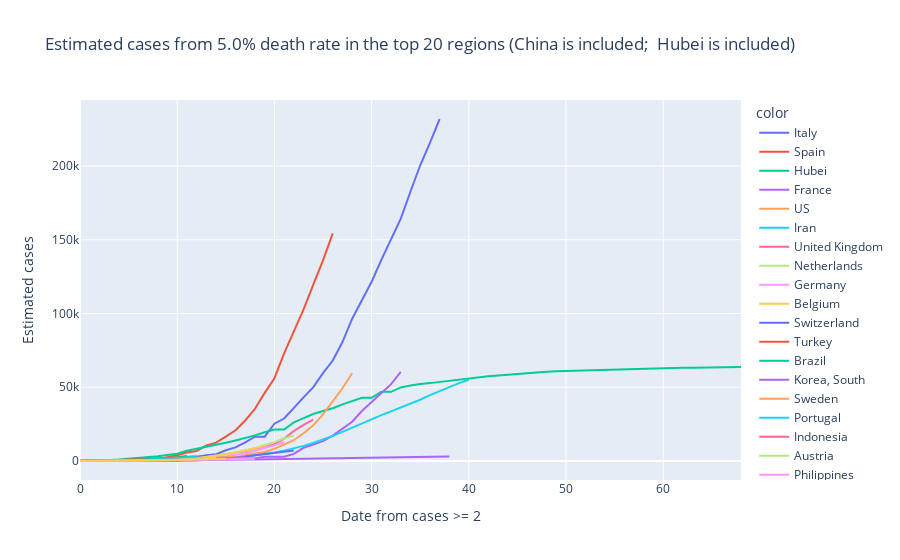

The code cell stored with this chart in its notebook:
### Code cell
PlotTrend_Esti_InA(Top = 20, China = True, Hubei = True, Start = 2, FR = 0.05)

### Figure 1 — Plotly figure (JSON) as saved in the notebook; plotly's stock layout.template omitted (floating-point values rounded to 4 significant figures)
{"data": [{"hoverlabel": {"namelength": 0}, "hovertemplate": "color=Italy<br>Date from cases >= 2=%{x}<br>Estimated cases=%{y}", "legendgroup": "Italy", "line": {"color": "#636efa", "dash": "solid"}, "mode": "lines", "name": "Italy", "showlegend": true, "type": "scatter", "x": [0, 1, 2, 3, 4, 5, 6, 7, 8, 9, 10, 11, 12, 13, 14, 15, 16, 17, 18, 19, 20, 21, 22, 23, 24, 25, 26, 27, 28, 29, 30, 31, 32, 33, 34, 35, 36, 37], "xaxis": "x", "y": [40, 60, 140, 200, 240, 340, 420, 580, 680, 1040, 1580, 2140, 2960, 3940, 4660, 7320, 9260, 12620, 16540, 16540, 25320, 28820, 36180, 43160, 50060, 59560, 68100, 80640, 96500, 109520, 121540, 136400, 150060, 164300, 182680, 200460, 215580, 231820], "yaxis": "y"}, {"hoverlabel": {"namelength": 0}, "hovertemplate": "color=Spain<br>Date from cases >= 2=%{x}<br>Estimated cases=%{y}", "legendgroup": "Spain", "line": {"color": "#EF553B", "dash": "solid"}, "mode": "lines", "name": "Spain", "showlegend": true, "type": "scatter", "x": [0, 1, 2, 3, 4, 5, 6, 7, 8, 9, 10, 11, 12, 13, 14, 15, 16, 17, 18, 19, 20, 21, 22, 23, 24, 25, 26], "xaxis": "x", "y": [40, 60, 100, 200, 340, 560, 700, 1080, 1100, 2660, 3900, 5780, 6840, 10660, 12460, 16600, 20860, 27500, 35440, 46220, 56160, 72940, 87300, 102760, 119640, 136060, 154320], "yaxis": "y"}, {"hoverlabel": {"namelength": 0}, "hovertemplate": "color=Hubei<br>Date from cases >= 2=%{x}<br>Estimated cases=%{y}", "legendgroup": "Hubei", "line": {"color": "#00cc96", "dash": "solid"}, "mode": "lines", "name": "Hubei", "showlegend": true, "type": "scatter", "x": [0, 1, 2, 3, 4, 5, 6, 7, 8, 9, 10, 11, 12, 13, 14, 15, 16, 17, 18, 19, 20, 21, 22, 23, 24, 25, 26, 27, 28, 29, 30, 31, 32, 33, 34, 35, 36, 37, 38, 39, 40, 41, 42, 43, 44, 45, 46, 47, 48, 49, 50, 51, 52, 53, 54, 55, 56, 57, 58, 59, 60, 61, 62, 63, 64, 65, 66, 67, 68], "xaxis": "x", "y": [340, 340, 480, 800, 1040, 1520, 2500, 2500, 3240, 4080, 4980, 7000, 8280, 9580, 10980, 12360, 13980, 15600, 17420, 19480, 21360, 21360, 26200, 29140, 31920, 33920, 35780, 38420, 40580, 42880, 42880, 46920, 46920, 49900, 51260, 52300, 52820, 53640, 54540, 55220, 56060, 56700, 57420, 58040, 58620, 59180, 59720, 60160, 60480, 60920, 61120, 61240, 61500, 61700, 61980, 62220, 62440, 62600, 62660, 62780, 63060, 63060, 63200, 63260, 63380, 63480, 63540, 63640, 63720], "yaxis": "y"}, {"hoverlabel": {"namelength": 0}, "hovertemplate": "color=France<br>Date from cases >= 2=%{x}<br>Estimated cases=%{y}", "legendgroup": "France", "line": {"color": "#ab63fa", "dash": "solid"}, "mode": "lines", "name": "France", "showlegend": true, "type": "scatter", "x": [0, 1, 2, 3, 4, 5, 6, 7, 8, 9, 10, 11, 12, 13, 14, 15, 16, 17, 18, 19, 20, 21, 22, 23, 24, 25, 26, 27, 28, 29, 30, 31, 32, 33], "xaxis": "x", "y": [40, 40, 40, 40, 40, 60, 80, 80, 120, 180, 220, 380, 380, 660, 960, 960, 1580, 1820, 1820, 2960, 2960, 2960, 4860, 9000, 11240, 13480, 17200, 22000, 26620, 33920, 39900, 46280, 52120, 60480], "yaxis": "y"}, {"hoverlabel": {"namelength": 0}, "hovertemplate": "color=US<br>Date from cases >= 2=%{x}<br>Estimated cases=%{y}", "legendgroup": "US", "line": {"color": "#FFA15A", "dash": "solid"}, "mode": "lines", "name": "US", "showlegend": true, "type": "scatter", "x": [0, 1, 2, 3, 4, 5, 6, 7, 8, 9, 10, 11, 12, 13, 14, 15, 16, 17, 18, 19, 20, 21, 22, 23, 24, 25, 26, 27, 28], "xaxis": "x", "y": [120, 140, 220, 240, 280, 340, 420, 440, 560, 720, 800, 940, 1080, 1260, 1700, 2160, 2360, 4000, 4880, 6140, 8340, 11140, 14120, 18840, 24180, 31620, 40520, 49340, 59560], "yaxis": "y"}, {"hoverlabel": {"namelength": 0}, "hovertemplate": "color=Iran<br>Date from cases >= 2=%{x}<br>Estimated cases=%{y}", "legendgroup": "Iran", "line": {"color": "#19d3f3", "dash": "solid"}, "mode": "lines", "name": "Iran", "showlegend": true, "type": "scatter", "x": [0, 1, 2, 3, 4, 5, 6, 7, 8, 9, 10, 11, 12, 13, 14, 15, 16, 17, 18, 19, 20, 21, 22, 23, 24, 25, 26, 27, 28, 29, 30, 31, 32, 33, 34, 35, 36, 37, 38, 39, 40], "xaxis": "x", "y": [40, 40, 80, 100, 160, 240, 320, 380, 520, 680, 860, 1080, 1320, 1540, 1840, 2140, 2480, 2900, 3880, 4740, 5820, 7080, 8580, 10280, 12220, 14480, 17060, 19760, 22700, 25680, 28660, 31120, 33700, 36240, 38680, 41540, 44680, 47560, 50340, 52800, 55140], "yaxis": "y"}, {"hoverlabel": {"namelength": 0}, "hovertemplate": "color=United Kingdom<br>Date from cases >= 2=%{x}<br>Estimated cases=%{y}", "legendgroup": "United Kingdom", "line": {"color": "#FF6692", "dash": "solid"}, "mode": "lines", "name": "United Kingdom", "showlegend": true, "type": "scatter", "x": [0, 1, 2, 3, 4, 5, 6, 7, 8, 9, 10, 11, 12, 13, 14, 15, 16, 17, 18, 19, 20, 21, 22, 23, 24], "xaxis": "x", "y": [40, 40, 60, 80, 120, 160, 160, 160, 420, 420, 1100, 1100, 1420, 2740, 3540, 4660, 5620, 6700, 8440, 9300, 11560, 15180, 20380, 24560, 28160], "yaxis": "y"}, {"hoverlabel": {"namelength": 0}, "hovertemplate": "color=Netherlands<br>Date from cases >= 2=%{x}<br>Estimated cases=%{y}", "legendgroup": "Netherlands", "line": {"color": "#B6E880", "dash": "solid"}, "mode": "lines", "name": "Netherlands", "showlegend": true, "type": "scatter", "x": [0, 1, 2, 3, 4, 5, 6, 7, 8, 9, 10, 11, 12, 13, 14, 15, 16, 17, 18, 19, 20, 21, 22], "xaxis": "x", "y": [60, 60, 80, 100, 100, 200, 240, 400, 480, 860, 1160, 1520, 2120, 2720, 3580, 4260, 5520, 7120, 8680, 10920, 12780, 15420, 17280], "yaxis": "y"}, {"hoverlabel": {"namelength": 0}, "hovertemplate": "color=Germany<br>Date from cases >= 2=%{x}<br>Estimated cases=%{y}", "legendgroup": "Germany", "line": {"color": "#FF97FF", "dash": "solid"}, "mode": "lines", "name": "Germany", "showlegend": true, "type": "scatter", "x": [0, 1, 2, 3, 4, 5, 6, 7, 8, 9, 10, 11, 12, 13, 14, 15, 16, 17, 18, 19, 20, 21], "xaxis": "x", "y": [40, 40, 60, 60, 140, 180, 220, 340, 480, 560, 880, 1340, 1680, 1880, 2460, 3140, 4120, 5340, 6840, 8660, 10660, 12900], "yaxis": "y"}, {"hoverlabel": {"namelength": 0}, "hovertemplate": "color=Belgium<br>Date from cases >= 2=%{x}<br>Estimated cases=%{y}", "legendgroup": "Belgium", "line": {"color": "#FECB52", "dash": "solid"}, "mode": "lines", "name": "Belgium", "showlegend": true, "type": "scatter", "x": [0, 1, 2, 3, 4, 5, 6, 7, 8, 9, 10, 11, 12, 13, 14, 15, 16, 17, 18, 19], "xaxis": "x", "y": [60, 60, 60, 80, 80, 100, 200, 280, 420, 740, 1340, 1500, 1760, 2440, 3560, 4400, 5780, 7060, 8620, 10260], "yaxis": "y"}, {"hoverlabel": {"namelength": 0}, "hovertemplate": "color=Switzerland<br>Date from cases >= 2=%{x}<br>Estimated cases=%{y}", "legendgroup": "Switzerland", "line": {"color": "#636efa", "dash": "solid"}, "mode": "lines", "name": "Switzerland", "showlegend": true, "type": "scatter", "x": [0, 1, 2, 3, 4, 5, 6, 7, 8, 9, 10, 11, 12, 13, 14, 15, 16, 17, 18, 19, 20, 21, 22], "xaxis": "x", "y": [40, 40, 60, 80, 80, 220, 260, 280, 280, 540, 560, 820, 1080, 1500, 1960, 2400, 2440, 3060, 3820, 4620, 5280, 6000, 7180], "yaxis": "y"}, {"hoverlabel": {"namelength": 0}, "hovertemplate": "color=Turkey<br>Date from cases >= 2=%{x}<br>Estimated cases=%{y}", "legendgroup": "Turkey", "line": {"color": "#EF553B", "dash": "solid"}, "mode": "lines", "name": "Turkey", "showlegend": true, "type": "scatter", "x": [0, 1, 2, 3, 4, 5, 6, 7, 8, 9, 10, 11], "xaxis": "x", "y": [60, 80, 180, 600, 740, 880, 1180, 1500, 1840, 2160, 2620, 3360], "yaxis": "y"}, {"hoverlabel": {"namelength": 0}, "hovertemplate": "color=Brazil<br>Date from cases >= 2=%{x}<br>Estimated cases=%{y}", "legendgroup": "Brazil", "line": {"color": "#00cc96", "dash": "solid"}, "mode": "lines", "name": "Brazil", "showlegend": true, "type": "scatter", "x": [0, 1, 2, 3, 4, 5, 6, 7, 8, 9, 10, 11, 12], "xaxis": "x", "y": [60, 120, 220, 300, 500, 680, 920, 1180, 1540, 1840, 2220, 2720, 3180], "yaxis": "y"}, {"hoverlabel": {"namelength": 0}, "hovertemplate": "color=Korea, South<br>Date from cases >= 2=%{x}<br>Estimated cases=%{y}", "legendgroup": "Korea, South", "line": {"color": "#ab63fa", "dash": "solid"}, "mode": "lines", "name": "Korea, South", "showlegend": true, "type": "scatter", "x": [0, 1, 2, 3, 4, 5, 6, 7, 8, 9, 10, 11, 12, 13, 14, 15, 16, 17, 18, 19, 20, 21, 22, 23, 24, 25, 26, 27, 28, 29, 30, 31, 32, 33, 34, 35, 36, 37, 38], "xaxis": "x", "y": [40, 40, 120, 160, 200, 240, 260, 260, 320, 340, 560, 560, 700, 700, 840, 880, 1000, 1060, 1080, 1200, 1320, 1320, 1440, 1500, 1500, 1620, 1680, 1820, 1880, 2040, 2220, 2220, 2400, 2520, 2620, 2780, 2880, 3040, 3160], "yaxis": "y"}, {"hoverlabel": {"namelength": 0}, "hovertemplate": "color=Sweden<br>Date from cases >= 2=%{x}<br>Estimated cases=%{y}", "legendgroup": "Sweden", "line": {"color": "#FFA15A", "dash": "solid"}, "mode": "lines", "name": "Sweden", "showlegend": true, "type": "scatter", "x": [0, 1, 2, 3, 4, 5, 6, 7, 8, 9, 10, 11, 12, 13, 14, 15, 16], "xaxis": "x", "y": [40, 60, 120, 140, 200, 220, 320, 400, 420, 500, 720, 1240, 1540, 2100, 2100, 2200, 2920], "yaxis": "y"}, {"hoverlabel": {"namelength": 0}, "hovertemplate": "color=Portugal<br>Date from cases >= 2=%{x}<br>Estimated cases=%{y}", "legendgroup": "Portugal", "line": {"color": "#19d3f3", "dash": "solid"}, "mode": "lines", "name": "Portugal", "showlegend": true, "type": "scatter", "x": [0, 1, 2, 3, 4, 5, 6, 7, 8, 9, 10, 11, 12], "xaxis": "x", "y": [40, 60, 120, 240, 280, 460, 660, 860, 1200, 1520, 2000, 2380, 2800], "yaxis": "y"}, {"hoverlabel": {"namelength": 0}, "hovertemplate": "color=Indonesia<br>Date from cases >= 2=%{x}<br>Estimated cases=%{y}", "legendgroup": "Indonesia", "line": {"color": "#FF6692", "dash": "solid"}, "mode": "lines", "name": "Indonesia", "showlegend": true, "type": "scatter", "x": [0, 1, 2, 3, 4, 5, 6, 7, 8, 9, 10, 11, 12, 13, 14, 15, 16, 17], "xaxis": "x", "y": [80, 100, 100, 100, 100, 380, 500, 640, 760, 960, 980, 1100, 1160, 1560, 1740, 2040, 2280, 2440], "yaxis": "y"}, {"hoverlabel": {"namelength": 0}, "hovertemplate": "color=Austria<br>Date from cases >= 2=%{x}<br>Estimated cases=%{y}", "legendgroup": "Austria", "line": {"color": "#B6E880", "dash": "solid"}, "mode": "lines", "name": "Austria", "showlegend": true, "type": "scatter", "x": [0, 1, 2, 3, 4, 5, 6, 7, 8, 9, 10, 11, 12, 13, 14], "xaxis": "x", "y": [60, 60, 80, 120, 120, 160, 320, 420, 560, 600, 980, 1160, 1360, 1720, 2160], "yaxis": "y"}, {"hoverlabel": {"namelength": 0}, "hovertemplate": "color=Philippines<br>Date from cases >= 2=%{x}<br>Estimated cases=%{y}", "legendgroup": "Philippines", "line": {"color": "#FF97FF", "dash": "solid"}, "mode": "lines", "name": "Philippines", "showlegend": true, "type": "scatter", "x": [0, 1, 2, 3, 4, 5, 6, 7, 8, 9, 10, 11, 12, 13, 14, 15, 16, 17, 18], "xaxis": "x", "y": [40, 100, 160, 220, 240, 240, 380, 340, 360, 380, 500, 660, 700, 760, 900, 1080, 1360, 1420, 1560], "yaxis": "y"}, {"hoverlabel": {"namelength": 0}, "hovertemplate": "color=Denmark<br>Date from cases >= 2=%{x}<br>Estimated cases=%{y}", "legendgroup": "Denmark", "line": {"color": "#FECB52", "dash": "solid"}, "mode": "lines", "name": "Denmark", "showlegend": true, "type": "scatter", "x": [0, 1, 2, 3, 4, 5, 6, 7, 8, 9, 10, 11, 12, 13, 14, 15], "xaxis": "x", "y": [40, 60, 80, 80, 120, 180, 260, 260, 480, 640, 680, 820, 1040, 1300, 1440, 1540], "yaxis": "y"}], "layout": {"legend": {"title": {"text": "color"}, "tracegroupgap": 0}, "title": {"text": "Estimated cases from 5.0% death rate in the top 20 regions (China is included;  Hubei is included)"}, "xaxis": {"anchor": "y", "domain": [0, 1], "title": {"text": "Date from cases >= 2"}}, "yaxis": {"anchor": "x", "domain": [0, 1], "title": {"text": "Estimated cases"}}}}
